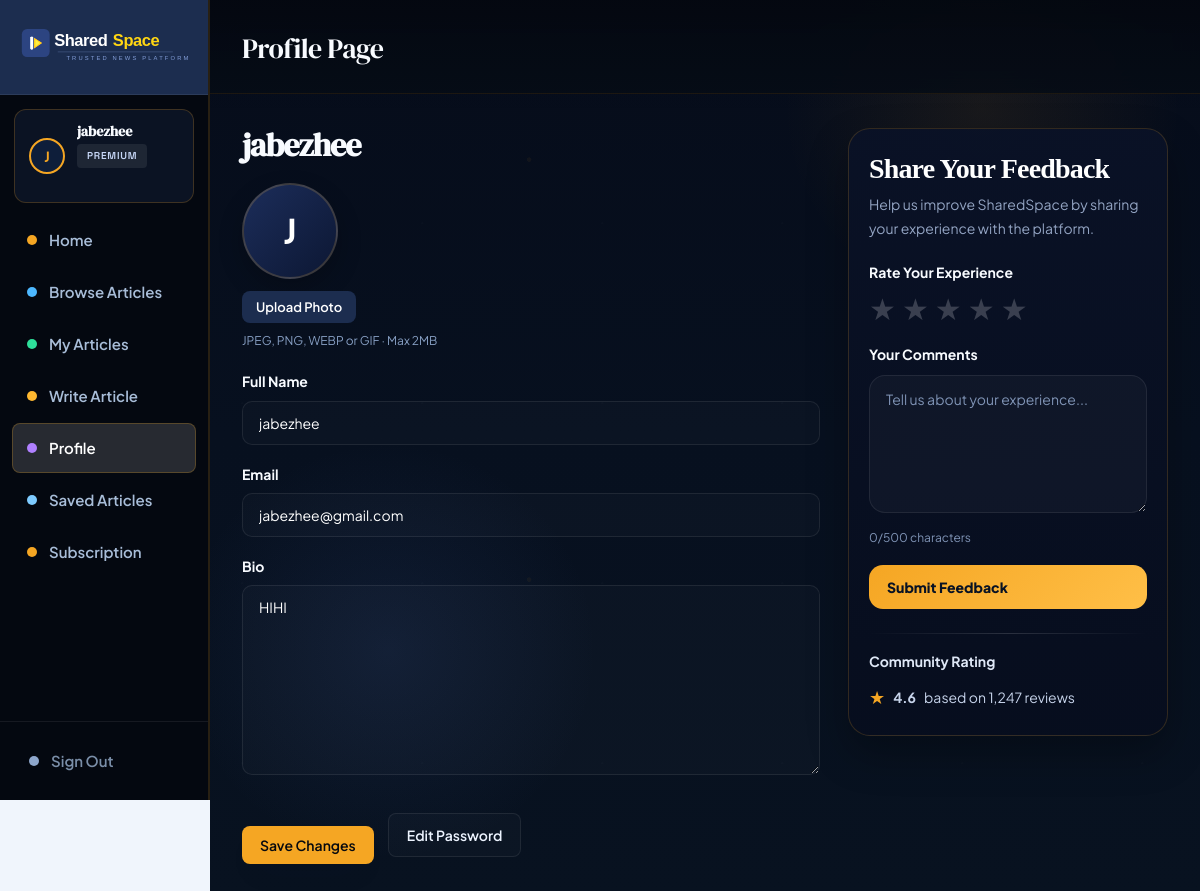
Screenshot of /pages/profile.php (signed in) with the database file from the repository.
### tables this page shows
CREATE TABLE `users` (
  `id` int NOT NULL,
  `email` varchar(255) NOT NULL,
  `password` varchar(255) NOT NULL,
  `full_name` varchar(255) DEFAULT NULL,
  `bio` text,
  `avatar_url` text,
  `role` enum('free','premium','category_admin','system_admin','ai_trainer') NOT NULL DEFAULT 'free',
  `is_premium` tinyint(1) NOT NULL DEFAULT '0',
  `is_suspended` tinyint(1) NOT NULL DEFAULT '0',
  `created_at` datetime NOT NULL DEFAULT CURRENT_TIMESTAMP,
  `updated_at` datetime NOT NULL DEFAULT CURRENT_TIMESTAMP ON UPDATE CURRENT_TIMESTAMP,
  `email_verified` tinyint(1) DEFAULT '0',
  `verification_token` varchar(255) DEFAULT NULL,
  `last_verification_email` datetime DEFAULT NULL,
  `reset_token` varchar(255) DEFAULT NULL,
  `reset_expires` datetime DEFAULT NULL,
  `age_group` varchar(20) DEFAULT NULL,
  `gender` enum('male','female') DEFAULT NULL,
  `onboarding_completed` tinyint(1) DEFAULT '0'
);

### includes/controllers/AuthController.php (called while the page is built, shortened)
<?php
require_once __DIR__ . '/../entities/User.php';
class AuthController {
    public function currentUser(): ?User {
        static $cache = [];
        $id = $_SESSION['user_id'];
        if (!isset($cache[$id])) {
            $row        = DB::first('SELECT * FROM users WHERE id = ?', [$id]);
            $cache[$id] = $row ? new User($row) : null;
        }
        return $cache[$id];
    }
    public function requireAuth(): void {
        $user = $this->currentUser();
    }
}

### includes/db.php (called while the page is built, shortened)
<?php
class DB {
    private static ?PDO $pdo = null;
    public static function get(): PDO {
        if (self::$pdo === null) {
            $dsn = sprintf('mysql:host=%s;port=%s;dbname=%s;charset=utf8mb4',
                DB_HOST, DB_PORT, DB_NAME);
            self::$pdo = new PDO($dsn, DB_USER, DB_PASS, [
                PDO::ATTR_ERRMODE            => PDO::ERRMODE_EXCEPTION,
                PDO::ATTR_DEFAULT_FETCH_MODE => PDO::FETCH_ASSOC,
                PDO::ATTR_EMULATE_PREPARES   => false,
            ]);
        }
        return self::$pdo;
    }
    public static function query(string $sql, array $params = []): array {
        $stmt = self::get()->prepare($sql);
        $stmt->execute($params);
        return $stmt->fetchAll();
    }
    public static function first(string $sql, array $params = []): ?array {
        $rows = self::query($sql, $params);
        return $rows[0] ?? null;
    }
}

### includes/entities/User.php (called while the page is built, shortened)
<?php
class User
{
    public string $fullName;
    public function __construct(array $row)
    {
        $this->email       = $row['email'];
        $this->fullName    = $row['full_name'] ?? '';
        $this->role        = $row['role']       ?? 'free';
        $this->bio         = $row['bio']        ?? '';
    }
    public function initial(): string
    {
        return strtoupper(mb_substr($this->fullName, 0, 1)) ?: '?';
    }
}

### pages/profile.php (the view, shortened to what this page needs)
<?php
require_once __DIR__ . '/../includes/layout.php';
require_once __DIR__ . '/../includes/controllers/AuthController.php';
$auth = new AuthController();
$auth->requireAuth();
$user = $auth->currentUser();
$allowedFeedbackRoles = ['free', 'premium', 'category_admin'];
$feedbackStats = DB::first("
    SELECT
        ROUND(AVG(rating), 1) AS avg_rating,
        COUNT(*) AS review_count
    FROM site_feedback
    WHERE is_approved = 1
");
$communityRating = $feedbackStats && $feedbackStats['avg_rating'] !== null
    ? $feedbackStats['avg_rating']
    : '4.6';
$communityReviewCount = $feedbackStats && (int)$feedbackStats['review_count'] > 0
    ? (int)$feedbackStats['review_count']
    : 1247;
page_head('Profile');
?>
<div class="dashboard-layout <?= $user->role === 'system_admin' ? 'profile-admin-shell' : 'user-dashboard-shell' ?>">
    <?php sidebar($user); ?>
    <main>
        <?php dash_header('Profile Page'); ?>
        <div class="page-content">
            <div class="profile-layout">
                <section class="profile-main">
                    <div class="profile">
                        <div class="profile-header">
                            <div class="user-info">
                                <h2><?= htmlspecialchars($user->fullName); ?></h2>
                            </div>
                        </div>
                        <form action="/pages/update-profile.php" method="POST" enctype="multipart/form-data">
                            <div class="image-upload-container">
                                <div id="avatarPreview" class="profile-avatar-preview">
                                    <?php if (!empty($user->avatarUrl)): ?>
                                        <img
                                            id="avatarImg"
                                            src="/public/<?= htmlspecialchars($user->avatarUrl) ?>"
                                            alt="Profile picture"
                                        >
                                    <?php else: ?>
                                        <span id="avatarInitial"><?= htmlspecialchars($user->initial()) ?></span>
                                    <?php endif; ?>
                                </div>
                                <div class="image-buttons">
                                    <button
                                        type="button"
                                        class="btn-dark"
                                        onclick="document.getElementById('avatarInput').click()"
                                    >
                                        Upload Photo
                                    </button>
                                </div>
                                <p class="text-muted profile-upload-note">
                                    JPEG, PNG, WEBP or GIF · Max 2MB
                                </p>
                            </div>
                            <label for="fullName">Full Name</label>
                            <input
                                type="text"
                                id="fullName"
                                name="fullName"
                                value="<?= htmlspecialchars($user->fullName) ?>"
                                required
                            >
                            <label for="email">Email</label>
                            <input
                                type="email"
                                id="email"
                                name="email"
                                value="<?= htmlspecialchars($user->email) ?>"
                                required
                            >
                            <label for="bio">Bio</label>
                            <textarea
                                id="bio"
                                name="bio"
                                rows="6"
                            ><?= htmlspecialchars($user->bio) ?></textarea>
                            <div class="profile-actions">
                                <button type="submit" class="btn btn-primary">Save Changes</button>
                                <a href="/pages/edit-password.php" class="btn profile-password-btn">Edit Password</a>
                            </div>
                        </form>
                    </div>
                </section>
                <?php if (in_array($user->role ?? '', $allowedFeedbackRoles, true)): ?>
                    <aside class="feedback-panel">
                        <div class="feedback-card">
                            <h3>Share Your Feedback</h3>
                            <p class="feedback-subtitle">
                                Help us improve SharedSpace by sharing your experience with the platform.
                            </p>
                            <form action="/pages/submit-feedback.php" method="POST" class="feedback-form">
                                <label class="feedback-label">Rate Your Experience</label>
                                <div class="rating-stars">
                                    <label for="star5" title="5 stars">★</label>
                                    <label for="star4" title="4 stars">★</label>
                                    <label for="star3" title="3 stars">★</label>
                                    <label for="star2" title="2 stars">★</label>
                                    <label for="star1" title="1 star">★</label>
                                </div>
                                <label for="feedbackContent" class="feedback-label">Your Comments</label>
                                <textarea
                                    id="feedbackContent"
                                    name="content"
                                    rows="6"
                                    maxlength="500"
                                    placeholder="Tell us about your experience..."
                                    required
                                ></textarea>
                                <div class="feedback-count">
                                    <span id="feedbackCharCount">0</span>/500 characters
                                </div>
                                <button type="submit" class="btn feedback-submit-btn">
                                    Submit Feedback
                                </button>
                            </form>
                            <div class="feedback-divider"></div>
                            <div class="community-rating-block">
                                <div class="community-rating-title">Community Rating</div>
                                <div class="community-rating">
                                    <span class="community-rating-star">★</span>
                                    <strong><?= htmlspecialchars((string)$communityRating) ?></strong>
                                    <span>based on <?= number_format($communityReviewCount) ?> reviews</span>
                                </div>
                            </div>
                        </div>
                    </aside>
                <?php endif; ?>
            </div>
        </div>
    </main>
</div>
<?php page_foot(); ?>

### includes/layout.php (shortened to what this page needs)
<?php
require_once __DIR__ . '/db.php';
require_once __DIR__ . '/controllers/AuthController.php';
function page_head(string $title): void {
    $slug = strtolower(trim(preg_replace('/[^a-z0-9]+/i', '-', $title), '-'));
?>
<!DOCTYPE html>
<html lang="en">
<head>
<link rel="stylesheet" href="/public/css/app.css" />
</head>
<body class="page-<?= htmlspecialchars($slug) ?>">
<?php }
function page_foot(): void { ?>
</body>
</html>
<?php }
function sharedspace_brand(string $href = '/', string $variant = 'dark', string $class = ''): void { ?>
    <a href="<?= htmlspecialchars($href) ?>" class="sharedspace-brand <?= htmlspecialchars(trim($class)) ?>">
        <img
            src="<?= htmlspecialchars($variant === 'light' ? '/public/icons/sharedspace-logo-light.svg' : '/public/icons/sharedspace-logo-dark.svg') ?>"
            alt="SharedSpace"
            class="sharedspace-brand-image"
        >
    </a>
<?php }
function sidebar(User $user): void {
    $path = parse_url($_SERVER['REQUEST_URI'], PHP_URL_PATH);
    if ($user->role === 'system_admin') {
        $links = [
            ['href' => '/pages/admin-dashboard.php', 'key' => 'home',    'label' => 'Admin Dashboard'],
            ['href' => '/pages/browse.php',           'key' => 'browse',  'label' => 'Browse Articles'],
            ['href' => '/pages/admin-landing.php',    'key' => 'landing', 'label' => 'Manage Landing Page'],
            ['href' => '/pages/admin-audit-log.php',  'key' => 'audit',   'label' => 'Audit Log'],
            ['href' => '/pages/profile.php',          'key' => 'profile', 'label' => 'Profile'],
        ];
    } else {
        $links = [
            ['href' => '/dashboard.php', 'key' => 'home', 'label' => 'Home'],
            ['href' => '/pages/browse.php', 'key' => 'browse', 'label' => 'Browse Articles'],
            ['href' => '/pages/my-articles.php', 'key' => 'articles', 'label' => 'My Articles'],
            ['href' => '/pages/write.php', 'key' => 'compose', 'label' => 'Write Article'],
            ['href' => '/pages/profile.php', 'key' => 'profile', 'label' => 'Profile'],
            ['href' => '/pages/savedarticles.php', 'key' => 'saved', 'label' => 'Saved Articles'],
            ['href' => '/pages/subscription.php', 'key' => 'membership', 'label' => $user->role === 'premium' ? 'Subscription' : 'Upgrade'],
        ];
    }
    ?>
<aside class="sidebar">
    <div class="sidebar-logo">
        <?php sharedspace_brand(
            $user->role === 'system_admin' ? '/pages/admin-dashboard.php' : ($user->role === 'category_admin' ? '/pages/category-admin-dashboard.php' : '/dashboard.php'),
            'light',
            'sidebar-brand'
        ); ?>
    </div>
    <div class="sidebar-user">
        <?php if (!empty($user->avatarUrl)): ?>
            <div class="user-avatar" style="background:none;padding:0;overflow:hidden">
                <img src="/public/<?= htmlspecialchars($user->avatarUrl) ?>"
                     alt="<?= htmlspecialchars($user->fullName) ?>"
                     style="width:100%;height:100%;object-fit:cover;border-radius:50%">
            </div>
        <?php else: ?>
            <div class="user-avatar"><?= htmlspecialchars($user->initial()) ?></div>
        <?php endif; ?>
        <div class="user-info">
            <p class="user-name"><?= htmlspecialchars($user->fullName) ?></p>
            <?php if ($user->role === 'premium'): ?>
                <span class="role-badge premium">Premium</span>
            <?php elseif ($user->role === 'system_admin'): ?>
                <span class="role-badge system-admin">System Admin</span>
            <?php else: ?>
                <span class="role-badge free">Free</span>
            <?php endif; ?>
        </div>
    </div>
    <nav class="sidebar-nav">
        <ul>
        <?php foreach ($links as $link): ?>
            <li>
                <a href="<?= $link['href'] ?>" class="nav-link <?= $path === $link['href'] ? 'active' : '' ?>">
                    <span class="nav-icon nav-icon-<?= htmlspecialchars($link['key']) ?>" aria-hidden="true"></span>
                    <?= htmlspecialchars($link['label']) ?>
                </a>
            </li>
        <?php endforeach; ?>
        </ul>
    </nav>
    <div class="sidebar-footer">
        <a href="/logout.php" class="nav-link logout">
            <span class="nav-icon nav-icon-logout" aria-hidden="true"></span>
            Sign Out
        </a>
    </div>
</aside>
<?php }
function dash_header(string $title, string $subtitle = ''): void { ?>
<header class="dash-header">
    <div>
        <h1 class="dash-title"><?= htmlspecialchars($title) ?></h1>
    </div>
</header>
<?php }
    if ($err): ?><div class="alert alert-error"><?= htmlspecialchars($err) ?></div><?php endif;

### rows the page displays
users: full_name "J", full_name "jabezhee", fullName "jabezhee", email "jabezhee@gmail.com", bio "HIHI"

### other values shown
$link['label'] "Home"
$link['label'] "Browse Articles"
$link['label'] "My Articles"
$link['label'] "Write Article"
$link['label'] "Profile"
$link['label'] "Saved Articles"
$link['label'] "Subscription"
$title "Profile Page"
$communityRating "4.6"
$communityReviewCount "1,247"
